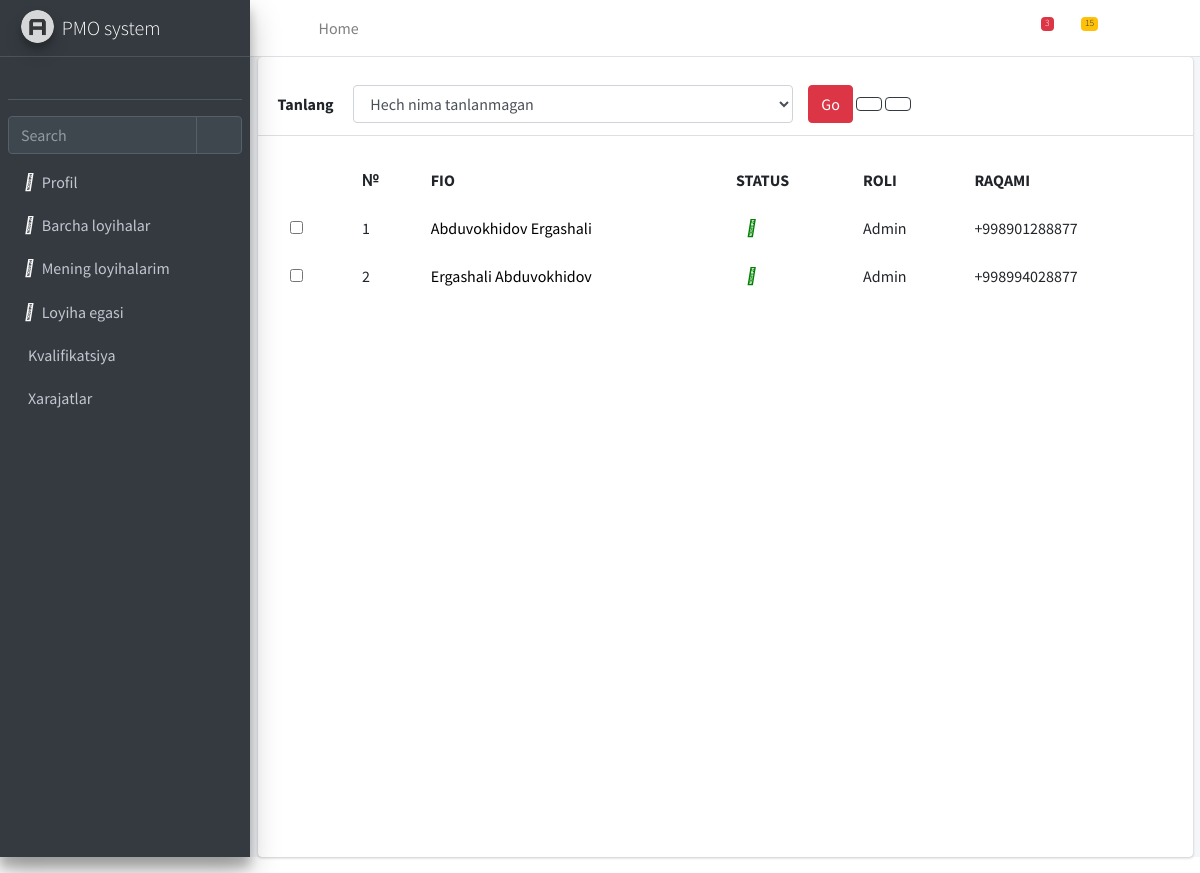
The app's page /users/view/, older data.
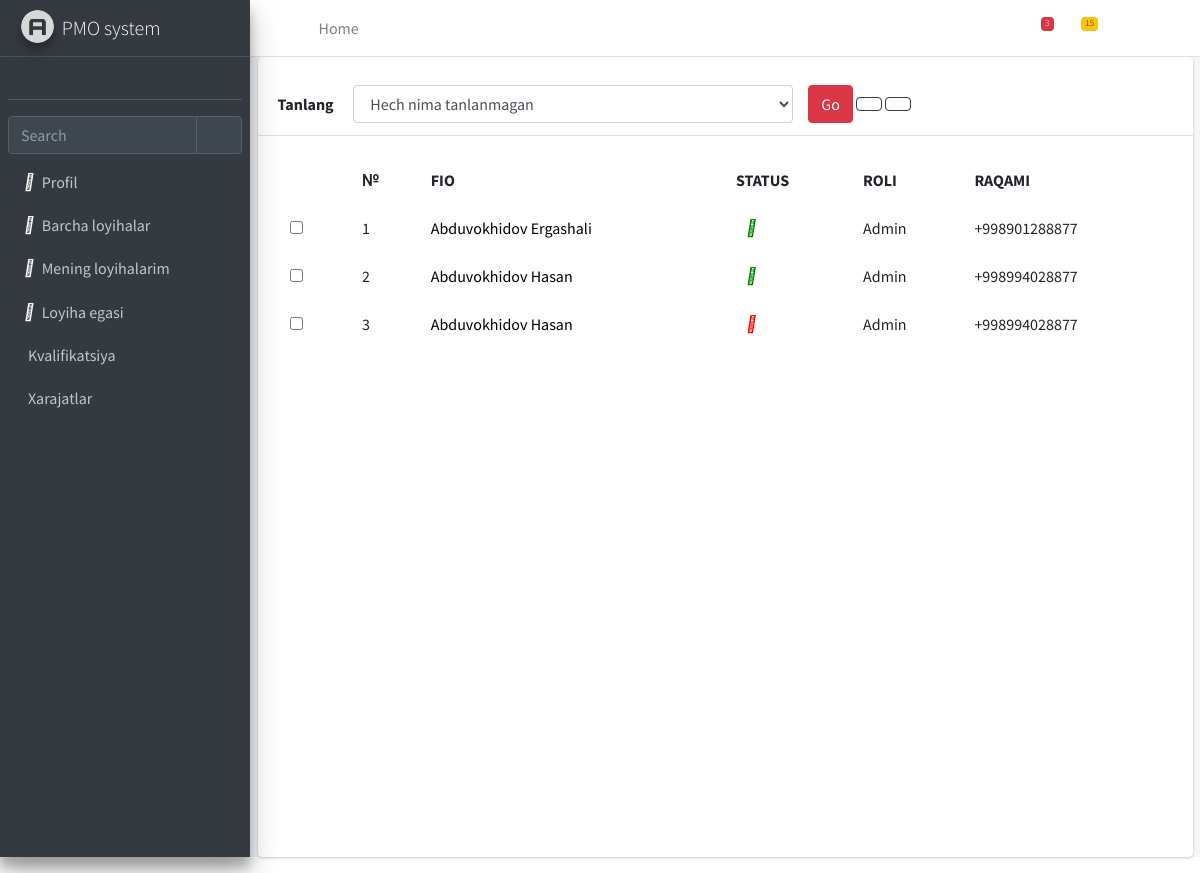
The same page, newer data.
### hodimlar/models.py (models this page shows, shortened)
class User(AbstractUser):
    id = models.UUIDField(primary_key=True, default=uuid.uuid4, editable=False)
    username = models.CharField(max_length=50, unique=True)
    first_name = models.CharField(max_length=100)
    last_name = models.CharField(max_length=100)
    email = models.EmailField(unique=True)
    position = models.CharField(max_length=150)
    role = models.CharField(max_length=150)
    status = models.CharField(max_length=50, default='Active')
    phone = models.CharField(max_length=100)
    avatar = models.ImageField(upload_to='images/',default='human.jpg', max_length=300,blank=True)
    blog = models.CharField(max_length=200, blank=True)
    department = models.CharField(max_length=200,blank=True)
    created_at = models.DateTimeField(auto_now_add=True)
    updated_at = models.DateTimeField(auto_now=True)
    objects = CustomUserManager()
    def get_full_name(self):
        return f"{self.first_name} {self.last_name}"

### hodimlar/views.py (the view)
# urls.py: path('view/', UsersView.as_view(), name='users'),
class UsersView(ListView):
    model = User
    template_name = 'users.html'

### templates/users.html (shortened to what this page needs)
{% extends 'base.html' %}
{% block content %}
    <div class="col-12">
        <div class="card shadow-2-strong"
             style="background-color: #ffffff; height: 100dvh">
            <div class="card-header">
                <div class="row mt-3">
                    <label for="inputEmail3" class="col-1 col-form-label">Tanlang</label>
                    <div class="col-6">
                        <select type="text" class="form-control" id="input-select">
                            <option>Hech nima tanlanmagan</option>
                        </select>
                    </div>
                    <div class="col-2">
                        <button id="do-buton" class="btn btn-danger" style="display: inline">Go</button>
                        <i onclick="location.href = '{% url 'hodimlar:create-user' %}'" id="add-user" class="fa-solid fa-circle-plus btn btn-outline-dark" ></i>
                        <i id="delete-button" class="fa-solid fa-trash-can btn btn-outline-dark"></i>
                    </div>
                </div>
            </div>
            <div class="card-body">
                <div class="table-responsive">
                    <table class="table table-borderless mb-0">
                        <thead>
                        <tr>
                            <th scope="col"></th>
                            <th scope="col">№</th>
                            <th scope="col">FIO</th>
                            <th scope="col">STATUS</th>
                            <th scope="col">ROLI</th>
                            <th scope="col">RAQAMI</th>
                        </tr>
                        </thead>
                        <tbody>
                        {% with num=0 %}
                            {% for user in object_list %}
                                <tr>
                                    <th scope="row">
                                        <div class="form-check">
                                            <input class="form-check-input" type="checkbox" value=""
                                                   id="{{ user.id }}"/>
                                        </div>
                                    </th>
                                    <td>{{ forloop.counter }}</td>
                                    <td><a class="link-list" style="text-decoration: none;color: black"
                                           href="user/{{ user.pk }}"> {{ user.get_full_name }} </a></td>
                                    {% if user.status == 'Active' %}
                                        <td><i class="fa-solid fa-circle"
                                               style="color: green;margin-left: 10%"></i></td>
                                    {% else %}
                                        <td><i class="fa-solid fa-circle"
                                               style="color: red;margin-left: 10%"></i></td>
                                    {% endif %}
                                    <td>{{ user.role }}</td>
                                    <td>{{ user.phone }}</td>
                                </tr>
                            {% endfor %}
                        {% endwith %}
                        </tbody>
                    </table>
                </div>
            </div>
        </div>
    </div>
{% endblock content %}

### templates/base.html (shortened to what this page needs)
{% load static %}
{% load filters %}
<!DOCTYPE html>
<html lang="en">
<head>
    <link rel="stylesheet" href="{% static 'plugins/fontawesome-free/css/all.min.css' %}">
    <link href="{% static 'fontawesomefree/css/fontawesome.css' %}" rel="stylesheet">
    <link href="{% static 'fontawesomefree/css/brands.css' %}" rel="stylesheet" type="text/css">
    <link href="{% static 'fontawesomefree/css/solid.css' %}" rel="stylesheet" type="text/css">
    <link rel="stylesheet" href="{% static 'dist/css/adminlte.min.css' %}">
</head>
<body class="hold-transition sidebar-mini">
<div class="wrapper">
    <nav class="main-header navbar navbar-expand navbar-white navbar-light">
        <ul class="navbar-nav">
            <li class="nav-item">
                <a class="nav-link" data-widget="pushmenu" href="#" role="button"><i class="fas fa-bars"></i></a>
            </li>
            <li class="nav-item d-none d-sm-inline-block">
                <a href="{% url 'home' %}" class="nav-link">Home</a>
            </li>
        </ul>
        <ul class="navbar-nav ml-auto">
            <li class="nav-item">
                <a class="nav-link" data-widget="navbar-search" href="#" role="button">
                    <i class="fas fa-search"></i>
                </a>
            </li>
            <li class="nav-item dropdown">
                <a class="nav-link" data-toggle="dropdown" href="#">
                    <i class="far fa-comments"></i>
                    <span class="badge badge-danger navbar-badge">3</span>
                </a>
            </li>
            <li class="nav-item dropdown">
                <a class="nav-link" data-toggle="dropdown" href="#">
                    <span class="badge badge-warning navbar-badge">15</span>
                </a>
            </li>
            <li class="nav-item">
                <a class="nav-link" data-widget="fullscreen" href="#" role="button">
                    <i class="fas fa-expand-arrows-alt"></i>
                </a>
            </li>
            <li class="nav-item">
                <a class="nav-link" data-widget="control-sidebar" data-slide="true" href="#" role="button">
                    <i class="fas fa-th-large"></i>
                </a>
            </li>
        </ul>
    </nav>
    <aside class="main-sidebar sidebar-dark-primary elevation-4">
        <a href="{% url 'home' %}" class="brand-link">
            <img src="{% static 'dist/img/AdminLTELogo.png' %}" alt="Logo"
                 class="brand-image img-circle elevation-3" style="opacity: .8">
            <span class="brand-text font-weight-light">PMO system</span>
        </a>
        <div class="sidebar">
            <div class="user-panel mt-3 pb-3 mb-3 d-flex">
                <div class="image">
                </div>
                <div class="info">
                </div>
            </div>
            <div class="form-inline">
                <div class="input-group" data-widget="sidebar-search">
                    <input class="form-control form-control-sidebar" type="search" placeholder="Search"
                             aria-label="Search">
                    <div class="input-group-append">
                        <button class="btn btn-sidebar">
                            <i class="fas fa-search fa-fw"></i>
                        </button>
                    </div>
                </div>
            </div>
            <nav class="mt-2">
                <ul class="nav nav-pills nav-sidebar flex-column" data-widget="treeview" role="menu"
                    data-accordion="false">
                    <li class="nav-item">
                        <a href="{% url 'hodimlar:profile' %}" class="nav-link">
                            <i class="fa-solid fa-user" style="color: #fafafa;margin-right: 2%"></i>
                            <p>
                                Profil
                            </p>
                        </a>
                    </li>
                    <li class="nav-item">
                        <a href="{% url 'all-projects' %}" class="nav-link">
                            <i class="fa-solid fa-file-invoice" style="color: #fafafa;margin-right: 2%"></i>
                            <p>
                                Barcha loyihalar
                            </p>
                        </a>
                    </li>
                    <li class="nav-item">
                        <a href="{% url 'my-projects' %}" class="nav-link">
                            <i class="fa-solid fa-file-contract" style="color: #fafafa;margin-right: 2%"></i>
                            <p>
                                Mening loyihalarim
                            </p>
                        </a>
                    </li>
                    <li class="nav-item">
                        <a href="#" class="nav-link">
                            <i class="fa-solid fa-briefcase" style="color: #fafafa;margin-right: 2%"></i>
                            <p>
                                Loyiha egasi
                            </p>
                        </a>
                    </li>
                    <li class="nav-item">
                        <a href="#" class="nav-link">
                            <p>
                                Kvalifikatsiya
                            </p>
                        </a>
                    </li>
                    <li class="nav-item">
                        <a href="#" class="nav-link">
                            <p>
                                Xarajatlar
                            </p>
                        </a>
                    </li>
                </ul>
            </nav>
        </div>
    </aside>
    <div class="content-wrapper">
        {% block content %}
        {% endblock content %}
    </div>
</div>
</body>
</html>

Row changes from the older to the newer data that the page shows:
removed User: get_full_name "Ergashali Abduvokhidov", status "Active" (drawn), role "Admin", phone "+998994028877"
added User: get_full_name "Abduvokhidov Hasan", status "Active" (drawn), role "Admin", phone "+998994028877"
added User: get_full_name "Abduvokhidov Hasan", status "Blocked" (drawn), role "Admin", phone "+998994028877"
